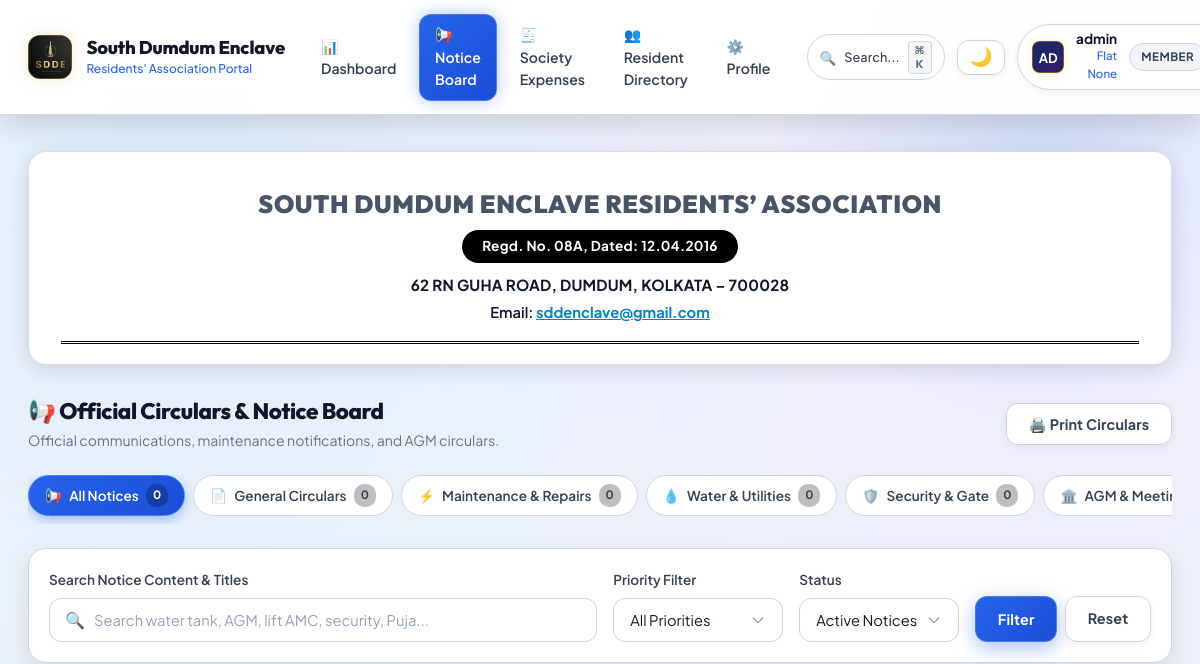
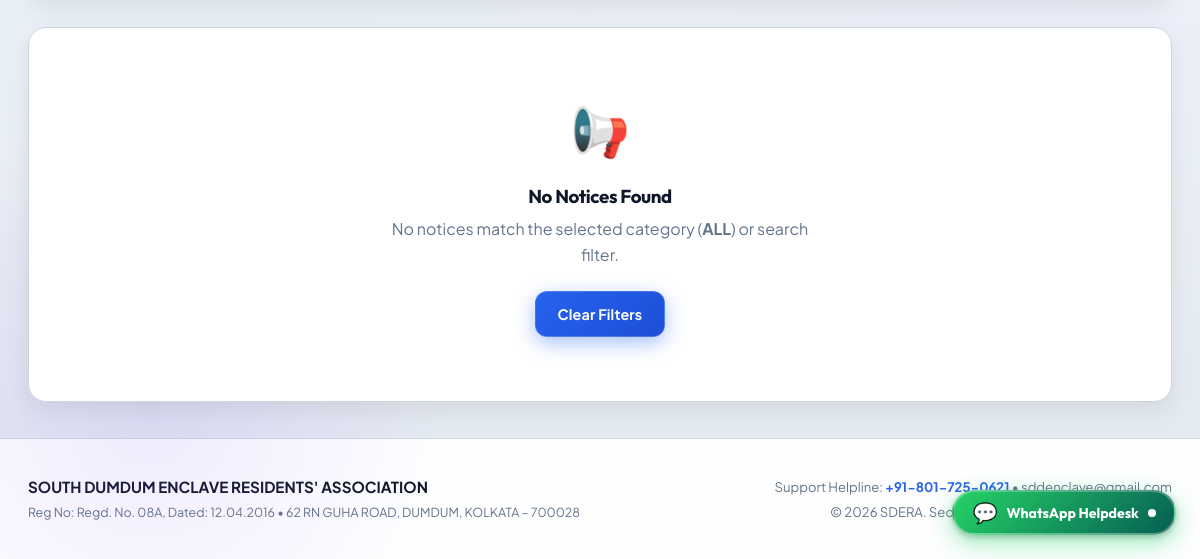
The app's page /notices (signed in), older data (2 pictures, top to bottom).
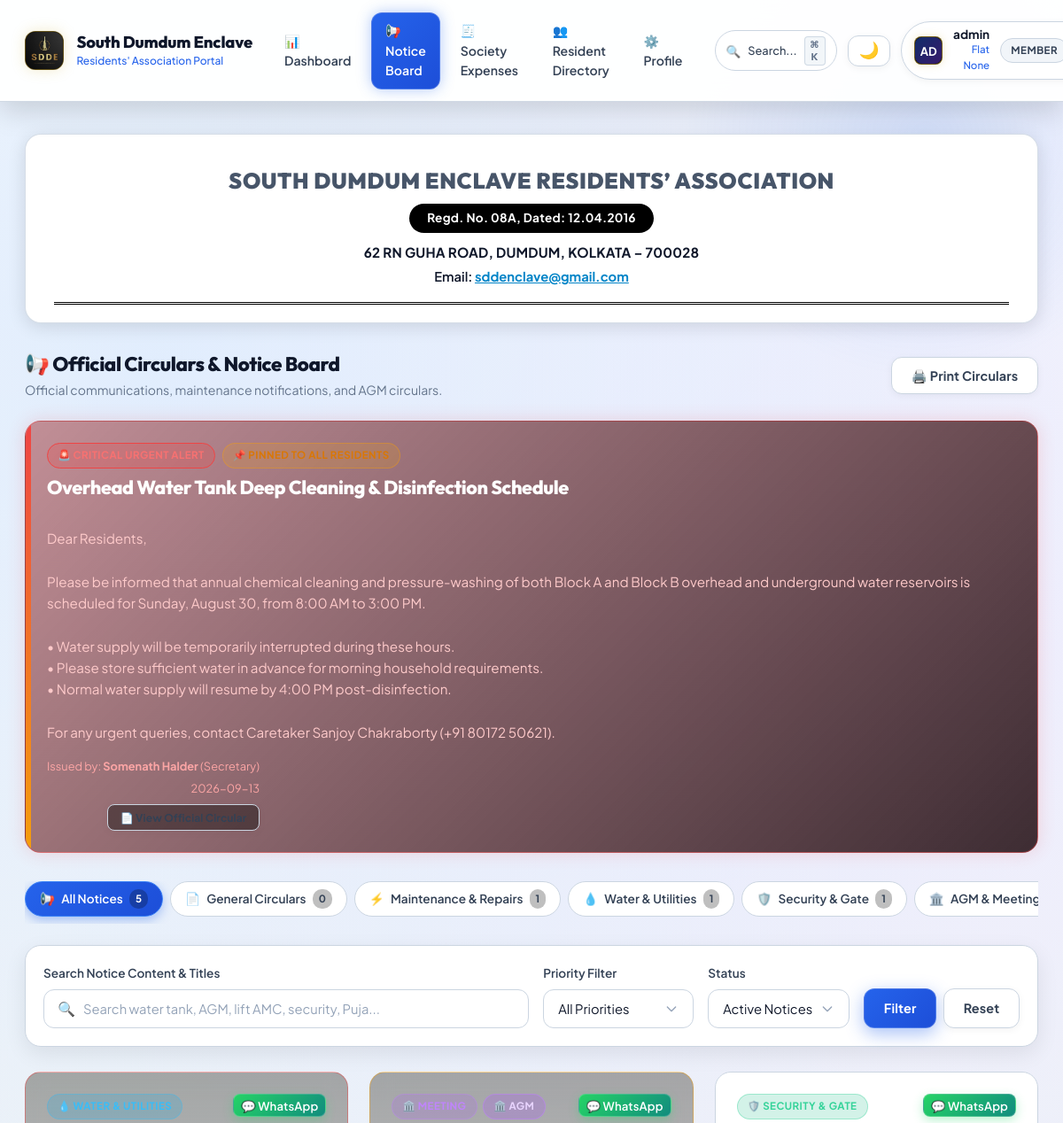
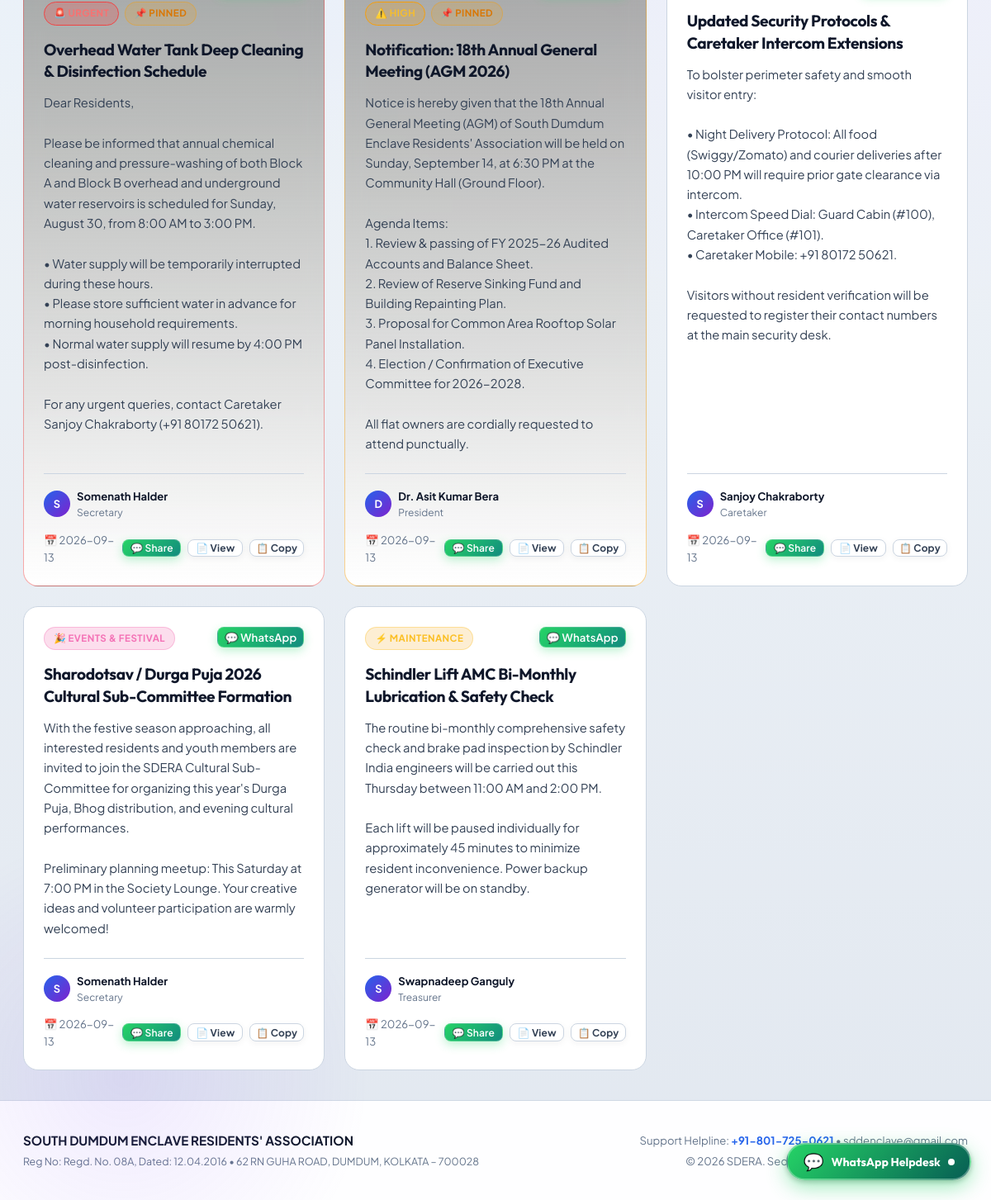
The same page, newer data (2 pictures, top to bottom).
### tables this page shows
CREATE TABLE tbl_notices (
                id INTEGER PRIMARY KEY AUTOINCREMENT,
                title VARCHAR(255) NOT NULL,
                content TEXT NOT NULL,
                category VARCHAR(50) NOT NULL DEFAULT 'GENERAL',
                meeting_type VARCHAR(50) DEFAULT NULL,
                meeting_date VARCHAR(50) DEFAULT NULL,
                priority VARCHAR(20) NOT NULL DEFAULT 'NORMAL',
                is_pinned INTEGER NOT NULL DEFAULT 0,
                posted_by VARCHAR(100) NOT NULL,
                posted_by_role VARCHAR(50) NOT NULL DEFAULT 'Executive Committee',
                status VARCHAR(20) NOT NULL DEFAULT 'ACTIVE',
                created_at TIMESTAMP DEFAULT CURRENT_TIMESTAMP,
                updated_at TIMESTAMP DEFAULT CURRENT_TIMESTAMP
            );

### app.py (the view)
@app.route('/notices')
@login_required
def notices_list():
    user = session.get('user', {})
    is_admin = bool(user.get('is_admin') or user.get('role') in ADMIN_ROLES)
    cat_filter = request.args.get('category', 'ALL').strip().upper()
    meeting_type_filter = request.args.get('meeting_type', 'ALL').strip()
    priority_filter = request.args.get('priority', 'ALL').strip().upper()
    search_q = request.args.get('q', '').strip()
    status_filter = request.args.get('status', 'ACTIVE').strip().upper()
    query = "SELECT * FROM tbl_notices WHERE 1=1"
    params = []
    if status_filter != 'ALL':
        query += " AND status = %s"
        params.append(status_filter)
    if cat_filter != 'ALL':
        query += " AND category = %s"
        params.append(cat_filter)
    if meeting_type_filter != 'ALL' and meeting_type_filter:
        query += " AND meeting_type = %s"
        params.append(meeting_type_filter)
    if priority_filter != 'ALL':
        query += " AND priority = %s"
        params.append(priority_filter)
    if search_q:
        query += " AND (title LIKE %s OR content LIKE %s OR posted_by LIKE %s OR meeting_type LIKE %s)"
        like_term = f"%{search_q}%"
        params.extend([like_term, like_term, like_term, like_term])
    query += " ORDER BY is_pinned DESC, (priority = 'URGENT') DESC, (priority = 'HIGH') DESC, id DESC"
    notices = query_db(query, params)
    cat_counts = {}
    total_active = 0
    all_notices_raw = query_db("SELECT category, COUNT(*) as cnt FROM tbl_notices WHERE status = 'ACTIVE' GROUP BY category")
    for r in (all_notices_raw or []):
        cat_counts[r['category']] = r['cnt']
        total_active += r['cnt']
    cat_counts['ALL'] = total_active
    pinned_urgent = [n for n in (notices or []) if n.get('is_pinned') and n.get('priority') == 'URGENT']
    recipients_info = get_notice_email_recipients() if is_admin else None
    return render_template(
        'notices.html',
        notices=notices,
        categories=NOTICE_CATEGORIES,
        meeting_types=MEETING_TYPES,
        current_category=cat_filter,
        current_meeting_type=meeting_type_filter,
        current_priority=priority_filter,
        current_status=status_filter,
        search_q=search_q,
        cat_counts=cat_counts,
        pinned_urgent=pinned_urgent,
        recipients_info=recipients_info,
        is_admin=is_admin,
        now=datetime.now()
    )

### templates/notices.html (shortened to what this page needs)
{% extends 'base.html' %}
{% block content %}
<div class="official-letterhead">
    <h1 class="letterhead-title">SOUTH DUMDUM ENCLAVE RESIDENTS’ ASSOCIATION</h1>
    <div class="letterhead-pill">Regd. No. 08A, Dated: 12.04.2016</div>
    <div class="letterhead-address">62 RN GUHA ROAD, DUMDUM, KOLKATA – 700028</div>
    <div class="letterhead-email">Email: <a href="mailto:sddenclave@gmail.com">sddenclave@gmail.com</a></div>
    <div class="letterhead-double-rule"></div>
</div>
<div class="notices-hero">
    <div class="page-header-title">
        <h2 style="font-size: 1.4rem; font-weight: 800; color: var(--text-heading, #ffffff); margin: 0;">📢 Official Circulars &amp; Notice Board</h2>
        <p style="font-size: 0.88rem; color: var(--text-muted, #94a3b8); margin: 4px 0 0 0;">Official communications, maintenance notifications, and AGM circulars.</p>
    </div>
    <div class="page-header-actions no-print">
        <button type="button" class="btn btn-secondary" onclick="window.print()" title="Print Notice Board">
            🖨️ Print Circulars
        </button>
    </div>
</div>
{% if pinned_urgent %}
{% for un in pinned_urgent %}
<div class="urgent-banner-card">
    <div style="display: flex; justify-content: space-between; align-items: flex-start; gap: 1rem; flex-wrap: wrap;">
        <div>
            <div style="display: flex; align-items: center; gap: 0.5rem; margin-bottom: 0.5rem;">
                <span class="badge badge-prio-urgent">🚨 CRITICAL URGENT ALERT</span>
                <span class="badge badge-warning">📌 Pinned to All Residents</span>
            </div>
            <h3 style="font-size: 1.35rem; font-weight: 800; color: #ffffff; margin-bottom: 0.5rem; cursor: pointer;" onclick='openViewDocModal({{ un|tojson }})'>
                {{ un.title }}
            </h3>
            <p style="font-size: 0.95rem; color: #fecaca; line-height: 1.6; margin: 0; white-space: pre-line;">
                {{ un.content }}
            </p>
        </div>
        <div style="text-align: right; font-size: 0.8rem; color: #fca5a5;">
            <div>Issued by: <strong>{{ un.posted_by }}</strong> ({{ un.posted_by_role }})</div>
            <div style="margin-top: 4px;">{{ (un.created_at|string)[:10] }}</div>
            <button type="button" class="btn btn-sm btn-secondary no-print" style="margin-top: 8px; font-size: 0.75rem; background: rgba(0,0,0,0.4);" onclick='openViewDocModal({{ un|tojson }})'>
                📄 View Official Circular
            </button>
        </div>
    </div>
</div>
{% endfor %}
{% endif %}
<div class="notices-pills-bar no-print">
    {% for cat_code, cat_label, cat_icon in categories %}
    <a href="{{ url_for('notices_list', category=cat_code, priority=current_priority, q=search_q, status=current_status) }}"
       class="notice-pill {% if current_category == cat_code %}active{% endif %}">
        <span>{{ cat_icon }}</span>
        <span>{{ cat_label }}</span>
        <span class="notice-pill-badge">{{ cat_counts.get(cat_code, 0) }}</span>
    </a>
    {% endfor %}
</div>
<div class="card filter-box no-print" style="margin-bottom: 1.75rem; padding: 1.25rem;">
    <form method="GET" action="{{ url_for('notices_list') }}" style="display: flex; gap: 1rem; align-items: flex-end; flex-wrap: wrap;">
        <div style="flex: 1 1 240px; min-width: 0;">
            <label class="form-label" for="q">Search Notice Content &amp; Titles</label>
            <div class="live-search-box">
                <span class="search-icon">🔍</span>
                <input type="text" id="q" name="q" class="form-control" placeholder="Search water tank, AGM, lift AMC, security, Puja..." value="{{ search_q }}">
            </div>
        </div>
        <div style="flex: 0 1 170px; min-width: 0;">
            <label class="form-label" for="priority">Priority Filter</label>
            <select id="priority" name="priority" class="form-select" onchange="this.form.submit()">
                <option value="ALL" {% if current_priority == 'ALL' %}selected{% endif %}>All Priorities</option>
            </select>
        </div>
        <div style="flex: 0 1 160px; min-width: 0;">
            <label class="form-label" for="status">Status</label>
            <select id="status" name="status" class="form-select" onchange="this.form.submit()">
                <option value="ACTIVE" {% if current_status == 'ACTIVE' %}selected{% endif %}>Active Notices</option>
            </select>
        </div>
        <div style="display: flex; gap: 0.5rem; flex-wrap: wrap;">
            <button type="submit" class="btn btn-primary">Filter</button>
            <a href="{{ url_for('notices_list') }}" class="btn btn-secondary">Reset</a>
        </div>
    </form>
</div>
{% if notices %}
<div class="notices-grid">
    {% for n in notices %}
    <div class="notice-card {% if n.is_pinned %}is-pinned{% endif %} {% if n.priority == 'URGENT' %}is-urgent{% endif %}" id="notice-{{ n.id }}">
        <div>
            <div class="notice-card-header">
                <div class="notice-badges-group">
                    {% if n.category == 'WATER_SUPPLY' %}
                        <span class="badge badge-cat-water">💧 Water &amp; Utilities</span>
                    {% elif n.category == 'MAINTENANCE' %}
                        <span class="badge badge-cat-maintenance">⚡ Maintenance</span>
                    {% elif n.category == 'AGM_MEETING' %}
                        <span class="badge badge-cat-agm">🏛️ Meeting</span>
                        {% if n.meeting_type %}
                            <span class="badge badge-cat-meeting-type" title="Meeting Type: {{ n.meeting_type }}">🏛️ {{ n.meeting_type }}</span>
                        {% endif %}
                    {% elif n.category == 'EVENTS_FESTIVAL' %}
                        <span class="badge badge-cat-events">🎉 Events &amp; Festival</span>
                    {% elif n.category == 'SECURITY' %}
                        <span class="badge badge-cat-security">🛡️ Security &amp; Gate</span>
                    {% elif n.category == 'FINANCIAL' %}
                        <span class="badge badge-cat-financial">💰 Accounts &amp; Dues</span>
                    {% elif n.category == 'EMERGENCY' %}
                        <span class="badge badge-cat-emergency">🚨 Urgent Alert</span>
                    {% else %}
                        <span class="badge badge-cat-general">📄 General</span>
                    {% endif %}
                    {% if n.priority == 'URGENT' %}
                        <span class="badge badge-prio-urgent">🚨 URGENT</span>
                    {% elif n.priority == 'HIGH' %}
                        <span class="badge badge-prio-high">⚠️ HIGH</span>
                    {% endif %}
                    {% if n.is_pinned %}
                        <span class="badge badge-warning" title="Pinned on Dashboard">📌 Pinned</span>
                    {% endif %}
                </div>
                <div class="notice-actions no-print">
                    {% if is_admin %}
                    <form method="POST" action="{{ url_for('notices_toggle_pin', notice_id=n.id) }}" style="display:inline;">
                        <button type="submit" class="btn btn-sm btn-secondary" style="padding: 0.2rem 0.5rem;" title="{{ 'Unpin from Top' if n.is_pinned else 'Pin to Top' }}">
                            {{ '📍 Unpin' if n.is_pinned else '📌 Pin' }}
                        </button>
                    </form>
                    <form method="POST" action="{{ url_for('notices_broadcast', notice_id=n.id) }}" style="display:inline;" onsubmit="return confirm('Broadcast notice \'{{ n.title }}\' to all registered member email addresses?');">
                        <button type="submit" class="btn btn-sm btn-secondary" style="padding: 0.2rem 0.5rem;" title="Broadcast to Member Inboxes">
                            ✉️ Email
                        </button>
                    </form>
                    <button type="button" class="btn btn-sm btn-whatsapp" style="padding: 0.2rem 0.5rem;" onclick='openNoticeWhatsAppModal({{ n|tojson }})' title="Share / Broadcast Notice on WhatsApp">
                        💬 WhatsApp
                    </button>
                    <button type="button" class="btn btn-sm btn-secondary" style="padding: 0.2rem 0.5rem;" title="Edit Notice"
                            onclick='openEditModal({{ n|tojson }})'>
                        ✏️
                    </button>
                    <form method="POST" action="{{ url_for('notices_delete', notice_id=n.id) }}" style="display:inline;" onsubmit="return confirm('Permanently delete this notice?');">
                        <button type="submit" class="btn btn-sm btn-secondary" style="padding: 0.2rem 0.5rem; color: #ef4444;" title="Delete Notice">
                            🗑️
                        </button>
                    </form>
                    {% else %}
                    <button type="button" class="btn btn-sm btn-whatsapp" style="padding: 0.2rem 0.5rem;" onclick='openNoticeWhatsAppModal({{ n|tojson }})' title="Share Notice on WhatsApp">
                        💬 WhatsApp
                    </button>
                    {% endif %}
                </div>
            </div>
            <h3 class="notice-title" onclick='openViewDocModal({{ n|tojson }})' title="Click to view full official letterhead circular">{{ n.title }}</h3>
            <div class="notice-body-text">{{ n.content }}</div>
        </div>
        <div class="notice-footer">
            <div class="notice-author-box">
                <div class="notice-author-avatar">
                    {{ n.posted_by[:1].upper() if n.posted_by else 'S' }}
                </div>
                <div>
                    <strong style="color: var(--text-main, #ffffff);">{{ n.posted_by }}</strong>
                    <div style="font-size: 0.75rem; color: var(--text-muted, #94a3b8);">{{ n.posted_by_role }}</div>
                </div>
            </div>
            <div style="display: flex; align-items: center; gap: 0.5rem;">
                <span title="{{ n.created_at }}">📅 {{ (n.created_at|string)[:10] }}</span>
                <button type="button" class="btn btn-sm btn-whatsapp no-print" style="padding: 0.15rem 0.55rem; font-size: 0.75rem;" onclick='openNoticeWhatsAppModal({{ n|tojson }})' title="Share / Broadcast on WhatsApp">
                    💬 Share
                </button>
                <button type="button" class="btn btn-sm btn-secondary no-print" style="padding: 0.15rem 0.55rem; font-size: 0.75rem;" onclick='openViewDocModal({{ n|tojson }})' title="View in official letterhead format">
                    📄 View
                </button>
                <button type="button" class="btn btn-sm btn-secondary no-print" style="padding: 0.15rem 0.45rem; font-size: 0.75rem;" onclick="copyNoticeText({{ n.id }})" title="Copy text to clipboard">
                    📋 Copy
                </button>
            </div>
        </div>
    </div>
    {% endfor %}
</div>
{% else %}
<div class="card" style="text-align: center; padding: 4rem 2rem;">
    <div style="font-size: 3rem; margin-bottom: 1rem;">📢</div>
    <h3 style="color: var(--text-main, #ffffff); margin-bottom: 0.5rem;">No Notices Found</h3>
    <p style="color: var(--text-muted, #94a3b8); max-width: 450px; margin: 0 auto 1.5rem auto;">
        No notices match the selected category (<strong>{{ current_category }}</strong>) or search filter.
    </p>
    <a href="{{ url_for('notices_list') }}" class="btn btn-primary">Clear Filters</a>
</div>
{% endif %}
{% endblock %}

Row changes from the older to the newer data that the page shows:
added tbl_notices: title "Overhead Water Tank Deep Cleaning & Disinfection Schedule", content "Dear Residents, Please be informed that annual chemical cleaning and pressure-washing of both Block A and Block B overhead and underground water reservoirs is scheduled for Sunday, August 30, from 8:00 AM to 3:00 PM. • Water supply will be temporarily interrupted during these hours. • Please store sufficient water in advance for morning household requirements. • Normal water supply will resume by 4:00 PM post-disinfection. For any urgent queries, contact Caretaker Sanjoy Chakraborty (+91 80172 50621).", posted_by "Somenath Halder", posted_by_role "Secretary", created_at "2026-09-13", category "💧 WATER & UTILITIES", priority "🚨 URGENT", is_pinned "📌 PINNED", posted_by "S"
added tbl_notices: meeting_type "AGM", priority "⚠️ HIGH", is_pinned "📌 PINNED", title "Notification: 18th Annual General Meeting (AGM 2026)", content "Notice is hereby given that the 18th Annual General Meeting (AGM) of South Dumdum Enclave Residents' Association will be held on Sunday, September 14, at 6:30 PM at the Community Hall (Ground Floor). Agenda Items: 1. Review & passing of FY 2025-26 Audited Accounts and Balance Sheet. 2. Review of Reserve Sinking Fund and Building Repainting Plan. 3. Proposal for Common Area Rooftop Solar Panel Installation. 4. Election / Confirmation of Executive Committee for 2026-2028. All flat owners are cordially requested to attend punctually.", posted_by "D", posted_by "Dr. Asit Kumar Bera", posted_by_role "President", created_at "2026-09-13"
added tbl_notices: category "🛡️ SECURITY & GATE", title "Updated Security Protocols & Caretaker Intercom Extensions", content "To bolster perimeter safety and smooth visitor entry: • Night Delivery Protocol: All food (Swiggy/Zomato) and courier deliveries after 10:00 PM will require prior gate clearance via intercom. • Intercom Speed Dial: Guard Cabin (#100), Caretaker Office (#101). • Caretaker Mobile: +91 80172 50621. Visitors without resident verification will be requested to register their contact numbers at the main security desk.", posted_by "S", posted_by "Sanjoy Chakraborty", posted_by_role "Caretaker", created_at "2026-09-13"
added tbl_notices: category "🎉 EVENTS & FESTIVAL", title "Sharodotsav / Durga Puja 2026 Cultural Sub-Committee Formation", content "With the festive season approaching, all interested residents and youth members are invited to join the SDERA Cultural Sub-Committee for organizing this year's Durga Puja, Bhog distribution, and evening cultural performances. Preliminary planning meetup: This Saturday at 7:00 PM in the Society Lounge. Your creative ideas and volunteer participation are warmly welcomed!", posted_by "S", posted_by "Somenath Halder", posted_by_role "Secretary", created_at "2026-09-13"
added tbl_notices: category "⚡ MAINTENANCE", title "Schindler Lift AMC Bi-Monthly Lubrication & Safety Check", content "The routine bi-monthly comprehensive safety check and brake pad inspection by Schindler India engineers will be carried out this Thursday between 11:00 AM and 2:00 PM. Each lift will be paused individually for approximately 45 minutes to minimize resident inconvenience. Power backup generator will be on standby.", posted_by "S", posted_by "Swapnadeep Ganguly", posted_by_role "Treasurer", created_at "2026-09-13"
Text that changed along with them:
{{ current_category }}: "ALL" → (not shown)
new list line: "📢 All Notices 5"
new list line: "⚡ Maintenance & Repairs 1"
new list line: "💧 Water & Utilities 1"
new list line: "🛡️ Security & Gate 1"
list line gone: "📢 All Notices 0"
list line gone: "⚡ Maintenance & Repairs 0"
list line gone: "💧 Water & Utilities 0"
list line gone: "🛡️ Security & Gate 0"
text no longer shown: "📢 No Notices Found No notices match the selected category ( ) or search filter. Clear Filters"
